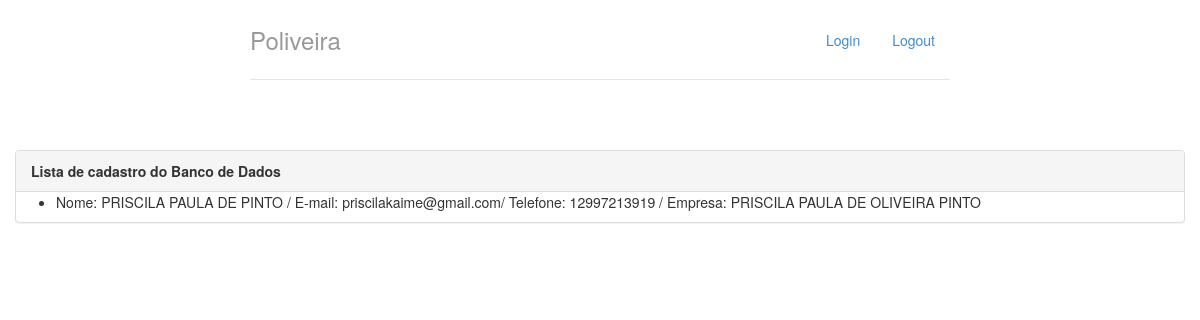
Page / (signed in) on the earlier database version.
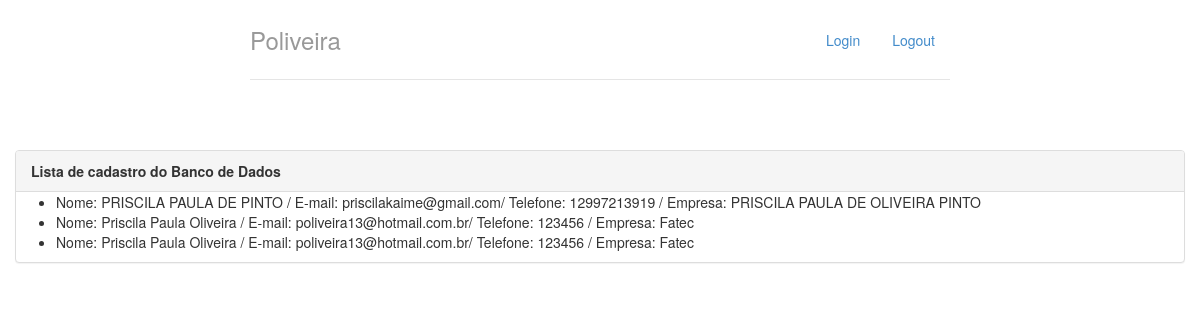
Same page on the later database version.
### perfis/models.py (models this page shows)
class Perfil(models.Model):
		nome = models.CharField(max_length=80, null=False)
		sobrenome = models.CharField(max_length=80, null=False)
		nome_empresa = models.CharField(max_length=80, null=False)
		telefone = models.CharField(max_length=30, null=False)
		senha = models.CharField(max_length=12, null=False)
		confirmar_senha = models.CharField(max_length=12, null=False)
		contatos = models.ManyToManyField('self')
		usuario = models.OneToOneField(User, related_name="perfil")
		@property
		def email(self):
			return self.usuario.email

### perfis/views.py (the view)
@login_required
def index(request):
	return render(request, 'index.html', {'perfis' : Perfil.objects.all()})

### perfis/templates/index.html
{% extends "base.html" %}
{% block body %}
<div class="col-lg-12">
	<div class="panel panel-default">
		<div class="panel-heading">
			<strong>Lista de cadastro do Banco de Dados</strong>
		</div>
		{% if perfis %}
			<ul>
				{% for perfil in perfis %}
					<li>
						Nome: {{ perfil.nome }} {{ perfil.sobrenome }} / E-mail: {{ perfil.email }}/ Telefone: {{ perfil.telefone }} / Empresa: {{ perfil.nome_empresa }}
					</li>
				{% endfor %}
			</ul>
			{% else %}
				<p>Nenhum perfil encontrado</p>
			{% endif %}
	</div>
</div>
{% endblock %}

### perfis/templates/base.html (shortened to what this page needs)
{% load staticfiles %}
<!DOCTYPE html>
<html lang="pt">
<head>
	<link rel="stylesheet" href="{% static 'styles/bootstrap.css' %}">
	<link rel="stylesheet" href="{% static 'styles/main.css' %}">
</head>
<body>
	<div class="container">
		<div class="header">
			<ul class="nav nav-pills pull-right">
				<li class=""><a href="{% url 'index' %}">Login</a></li>
				<li class=""><a href="/logout/">Logout</a></li>
			</ul>
			<h3 class="text-muted">Poliveira</h3>
		</div>
	</div>
	<div class= "row content">
		{% block body %}
		{% endblock %}
	</div>
</body>
</html>

### perfis/static/styles/main.css (style rules this page uses)
body { padding-top: 20px; padding-bottom: 20px; }
.header, .content, .footer { padding-left: 15px; padding-right: 15px; }
.header { border-bottom: 1px solid #e5e5e5; }
.header h3 { margin-top: 0; margin-bottom: 0; line-height: 40px; padding-bottom: 19px; }
@media (min-width: 768px) { .container { max-width: 730px; } }
.content { margin: 40px 0; }
@media screen and (min-width: 768px) { .header, .content, .footer { padding-left: 0; padding-right: 0; } }
@media screen and (min-width: 768px) { .header { margin-bottom: 30px; } }

Differences in the rows shown:
added Perfil: nome "Priscila Paula", sobrenome "Oliveira", email "poliveira13@hotmail.com.br", telefone "123456", nome_empresa "Fatec"
added Perfil: nome "Priscila Paula", sobrenome "Oliveira", email "poliveira13@hotmail.com.br", telefone "123456", nome_empresa "Fatec"
